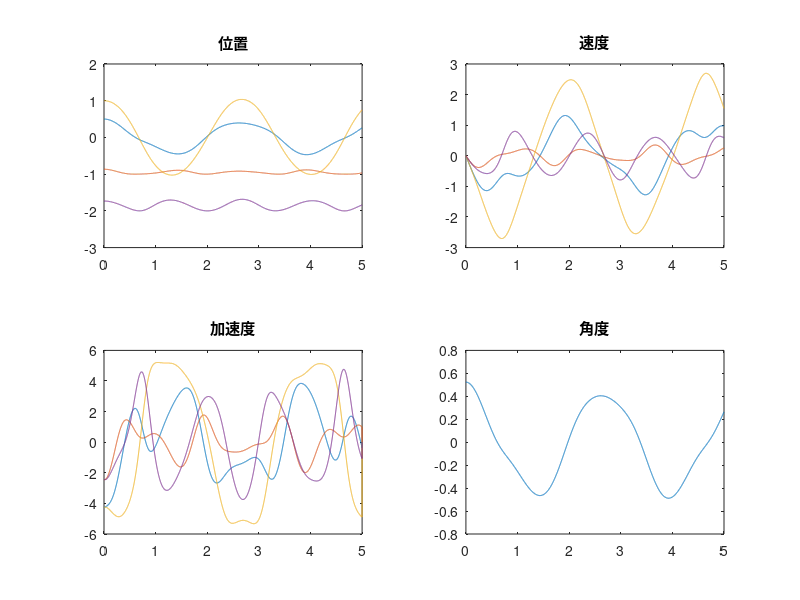

This chart was generated by the following MATLAB code:
%% Baumgrate
%
%% 初值及测试
A=[1 0 0 0;0 1 0 0;0 0 1 0;0 0 0 1];
B=[0;-9.8;0;-9.8];
q0=[0.5;-sqrt(3)/2;1;-sqrt(3)];v0=[0;0;0;0];%初始状态
phi=[q0(1,1)*q0(1,1)+q0(2,1)*q0(2,1)-1;(q0(1,1)-q0(3,1))^2+(q0(2,1)-q0(4,1))^2-1];%约束
phiq=[2*q0(1,1) 2*q0(2,1) 0 0;2*(q0(1,1)-q0(3,1)) 2*(q0(2,1)-q0(4,1)) -2*(q0(1,1)-q0(3,1)) -2*(q0(2,1)-q0(4,1))];%笛卡尔
h=0.001;T=5;t=0:h:T;%步长及时间

column=zeros( 4 , (length(t)-1) );
q=q0;
v=v0;
a=zeros( 4 , length(t) );
E=eye(4);
alpha=25;beta=50;
%alpha=1/h;beta=sqrt(2)/h;%经验值5~50

%P=-2*[v(1,1) v(2,1) 0 0;v(1,1)-v(3,1) -v(1,1)+v(3,1) v(2,1)-v(4,1) -v(2,1)+v(4,1)]*v;%
P=2*(v')*v;
phiT=phiq*v;
P1=P-2*alpha*phiT-beta^2*phi;%稳定形式
LEFT=[A phiq';phiq zeros(2,2)];%左端系数
RIGHT=[B;P1];%右端
X=(LEFT^-1)*RIGHT;%上两行加速度；第三行lamda
%% 组装
q=[q column];v=[v column];
ak1=zeros(4,1);ak2=zeros(4,1);ak3=zeros(4,1);ak4=zeros(4,1);
vk1=zeros(4,1);vk2=zeros(4,1);vk3=zeros(4,1);vk4=zeros(4,1);
vq1=zeros(4,1);qk2=zeros(4,1);qk3=zeros(4,1);qk4=zeros(4,1);
%% 显式欧拉
for i=1:(length(t)-1)
    P=2*[v(1,i) v(2,i) 0 0;v(1,i)-v(3,i) -v(1,i)+v(3,i) v(2,i)-v(4,i) -v(2,i)+v(4,i)]*v(:,i);
    %P=2*(v(:,i)')*v(:,i);
    phi=[q(1,i)*q(1,i)+q(2,i)*q(2,i)-1;(q(1,i)-q(3,i))^2+(q(2,i)-q(4,i))^2-1];%约束
    phiq=[2*q(1,i) 2*q(2,i) 0 0;2*(q(1,i)-q(3,i)) 2*(q(2,i)-q(4,i)) -2*(q(1,i)-q(3,i)) -2*(q(2,i)-q(4,i))];%笛卡尔
    phiT=phiq*v(:,i);
    P1=P-2*alpha*phiT-(beta^2)*phi;
    LEFT=[A phiq';phiq zeros(2,2)];
    RIGHT=[B;P1];
    X=(LEFT^-1)*RIGHT;
    a(1,i)=X(1);a(2,i)=X(2);a(3,i)=X(3);a(4,i)=X(4);
    v(:,i+1)=v(:,i)+h*a(:,i);
    q(:,i+1)=q(:,i)+h*v(:,i);
    
end
%% 隐式欧拉
for i=1:(length(t)-1)
    P=2*[v(1,i) v(2,i) 0 0;v(1,i)-v(3,i) -v(1,i)+v(3,i) v(2,i)-v(4,i) -v(2,i)+v(4,i)]*v(:,i);
    phi=[q(1,i)*q(1,i)+q(2,i)*q(2,i)-1;(q(1,i)-q(3,i))^2+(q(2,i)-q(4,i))^2-1];%约束
    phiq=[2*q(1,i) 2*q(2,i) 0 0;2*(q(1,i)-q(3,i)) 2*(q(2,i)-q(4,i)) -2*(q(1,i)-q(3,i)) -2*(q(2,i)-q(4,i))];%笛卡尔
    phiT=phiq*v(:,i);
    P1=P-2*alpha*phiT-(beta^2)*phi;
    LEFT=[A phiq';phiq zeros(2,2)];
    RIGHT=[B;P1];
    X=(LEFT^-1)*RIGHT;
    a(1,i)=X(1);a(2,i)=X(2);a(3,i)=X(3);a(4,i)=X(4);
    v(:,i+1)=v(:,i)+h*a(:,i);
    q(:,i+1)=q(:,i)+h*v(:,i);
    
    for j=1:15
        
        P=2*[v(1,i+1) v(2,i+1) 0 0;
                v(1,i+1)-v(3,i+1) -v(1,i+1)+v(3,i+1) v(2,i+1)-v(4,i+1) -v(2,i+1)+v(4,i+1)]*v(:,i+1);
        phi=[q(1,i+1)*q(1,i+1)+q(2,i+1)*q(2,i+1)-1;
                 (q(1,i+1)-q(3,i+1))^2+(q(2,i+1)-q(4,i+1))^2-1];%约束
        phiq=[2*q(1,i+1) 2*q(2,i+1) 0 0;
                   2*(q(1,i+1)-q(3,i+1)) 2*(q(2,i+1)-q(4,i+1)) -2*(q(1,i+1)-q(3,i+1)) -2*(q(2,i+1)-q(4,i+1))];%笛卡尔
        phiT=phiq*v(:,i+1);
        
        P1=P-2*alpha*phiT-(beta^2)*phi;
        LEFT=[A phiq';phiq zeros(2,2)];
        RIGHT=[B;P1];
        X=(LEFT^-1)*RIGHT;
        a(1,i+1)=X(1);a(2,i+1)=X(2);a(3,i+1)=X(3);a(4,i+1)=X(4);
        v(:,i+1)=v(:,i)+h*a(:,i+1);
        q(:,i+1)=q(:,i)+h*v(:,i+1);
        
    end
    
%     P=2*[v(1,i+1) v(2,i+1) 0 0;v(1,i+1)-v(3,i+1) -v(1,i+1)+v(3,i+1) v(2,i+1)-v(4,i+1) -v(2,i+1)+v(4,i+1)]*v(:,i+1);
%     phi=[q(1,i+1)*q(1,i+1)+q(2,i+1)*q(2,i+1)-1;(q(1,i+1)-q(3,i+1))^2+(q(2,i+1)-q(4,i+1))^2-1];%约束
%     phiq=[2*q(1,i+1) 2*q(2,i+1) 0 0;2*(q(1,i+1)-q(3,i+1)) 2*(q(2,i+1)-q(4,i+1)) -2*(q(1,i+1)-q(3,i+1)) -2*(q(2,i+1)-q(4,i+1))];%笛卡尔
%     phiT=phiq*v(:,i+1);
%     P1=P-2*alpha*phiT-(beta^2)*phi;
%     LEFT=[A phiq';phiq zeros(2,2)];
%     RIGHT=[B;P1];
%     X=(LEFT^-1)*RIGHT;
%     a(1,i+1)=X(1);a(2,i+1)=X(2);a(3,i+1)=X(3);a(4,i+1)=X(4);
%     v(:,i+1)=v(:,i)+h*a(:,i+1);
%     q(:,i+1)=q(:,i)+h*v(:,i+1);
end
%% RK-4
for i=1:(length(t)-1)
    %k1
    P=2*[v(1,i) v(2,i) 0 0;v(1,i)-v(3,i) -v(1,i)+v(3,i) v(2,i)-v(4,i) -v(2,i)+v(4,i)]*v(:,i);
    phi=[q(1,i)*q(1,i)+q(2,i)*q(2,i)-1;(q(1,i)-q(3,i))^2+(q(2,i)-q(4,i))^2-1];%约束
    phiq=[2*q(1,i) 2*q(2,i) 0 0;2*(q(1,i)-q(3,i)) 2*(q(2,i)-q(4,i)) -2*(q(1,i)-q(3,i)) -2*(q(2,i)-q(4,i))];%笛卡尔
    phiT=phiq*v(:,i);
    P1=P-2*alpha*phiT-(beta^2)*phi;
    LEFT=[A phiq';phiq zeros(2,2)];
    RIGHT=[B;P1];
    X=(LEFT^-1)*RIGHT;
    ak1(1)=X(1);ak1(2)=X(2);ak1(3)=X(3);ak1(4)=X(4);
    vk1=v(:,i)+h*ak1;
    qk1=q(:,i)+h*vk1;
    %k2
    P=2*[vk1(1) vk1(2) 0 0;vk1(1)-vk1(3) -vk1(1)+vk1(3) vk1(2)-vk1(4) -vk1(2)+vk1(4)]*vk1;
    phi=[qk1(1)*qk1(1)+qk1(2)*qk1(2)-1;(qk1(1)-qk1(3))^2+(qk1(2)-qk1(4))^2-1];%约束
    phiq=[2*qk1(1) 2*qk1(2) 0 0;2*(qk1(1)-qk1(3)) 2*(qk1(2)-qk1(4)) -2*(qk1(1)-qk1(3)) -2*(qk1(2)-qk1(4))];%笛卡尔
    phiT=phiq*vk1;
    P1=P-2*alpha*phiT-(beta^2)*phi;
    LEFT=[A phiq';phiq zeros(2,2)];
    RIGHT=[B;P1];
    X=(LEFT^-1)*RIGHT;
    ak2(1)=X(1);ak2(2)=X(2);ak2(3)=X(3);ak2(4)=X(4);
    vk2=v(:,i)+h*ak2;
    qk2=q(:,i)+h*vk2;
    %k3
    P=2*[vk2(1) vk2(2) 0 0;vk2(1)-vk2(3) -vk2(1)+vk2(3) vk2(2)-vk2(4) -vk2(2)+vk2(4)]*vk2;
    phi=[qk2(1)*qk2(1)+qk2(2)*qk2(2)-1;(qk2(1)-qk2(3))^2+(qk2(2)-qk2(4))^2-1];%约束
    phiq=[2*qk2(1) 2*qk2(2) 0 0;2*(qk2(1)-qk2(3)) 2*(qk2(2)-qk2(4)) -2*(qk2(1)-qk2(3)) -2*(qk2(2)-qk2(4))];%笛卡尔
    phiT=phiq*vk2;
    P1=P-2*alpha*phiT-(beta^2)*phi;
    LEFT=[A phiq';phiq zeros(2,2)];
    RIGHT=[B;P1];
    X=(LEFT^-1)*RIGHT;
    ak3(1)=X(1);ak3(2)=X(2);ak3(3)=X(3);ak3(4)=X(4);
    vk3=v(:,i)+h*ak3;
    qk3=q(:,i)+h*vk3;
    %k4
    P=2*[vk3(1) vk3(2) 0 0;vk3(1)-vk3(3) -vk3(1)+vk3(3) vk3(2)-vk3(4) -vk3(2)+vk3(4)]*vk3;
    phi=[qk3(1)*qk3(1)+qk3(2)*qk3(2)-1;(qk3(1)-qk3(3))^2+(qk3(2)-qk3(4))^2-1];%约束
    phiq=[2*qk3(1) 2*qk3(2) 0 0;2*(qk3(1)-qk3(3)) 2*(qk3(2)-qk3(4)) -2*(qk3(1)-qk3(3)) -2*(qk3(2)-qk3(4))];%笛卡尔
    phiT=phiq*vk3;
    P1=P-2*alpha*phiT-(beta^2)*phi;
    LEFT=[A phiq';phiq zeros(2,2)];
    RIGHT=[B;P1];
    X=(LEFT^-1)*RIGHT;
    ak4(1)=X(1);ak4(2)=X(2);ak4(3)=X(3);ak4(4)=X(4);
    vk4=v(:,i)+h*ak4;
    qk4=q(:,i)+h*vk4;
    %
    a(:,i)=ak1;
    v(:,i+1)=v(:,i)+1/6*h*(ak1+2*ak2+2*ak3+ak4);
    q(:,i+1)=q(:,i)+1/6*h*(vk1+2*vk2+2*vk3+vk4);
    a(:,i+1)=zeros(4,1);
end

%% Figure
subplot(2,2,1),plot(t,q);title('位置');
subplot(2,2,2),plot(t,v);title('速度');
subplot(2,2,3),plot(t,a);title('加速度');
subplot(2,2,4),plot(t,-atan(q(1,:)./q(2,:)));title('角度');
